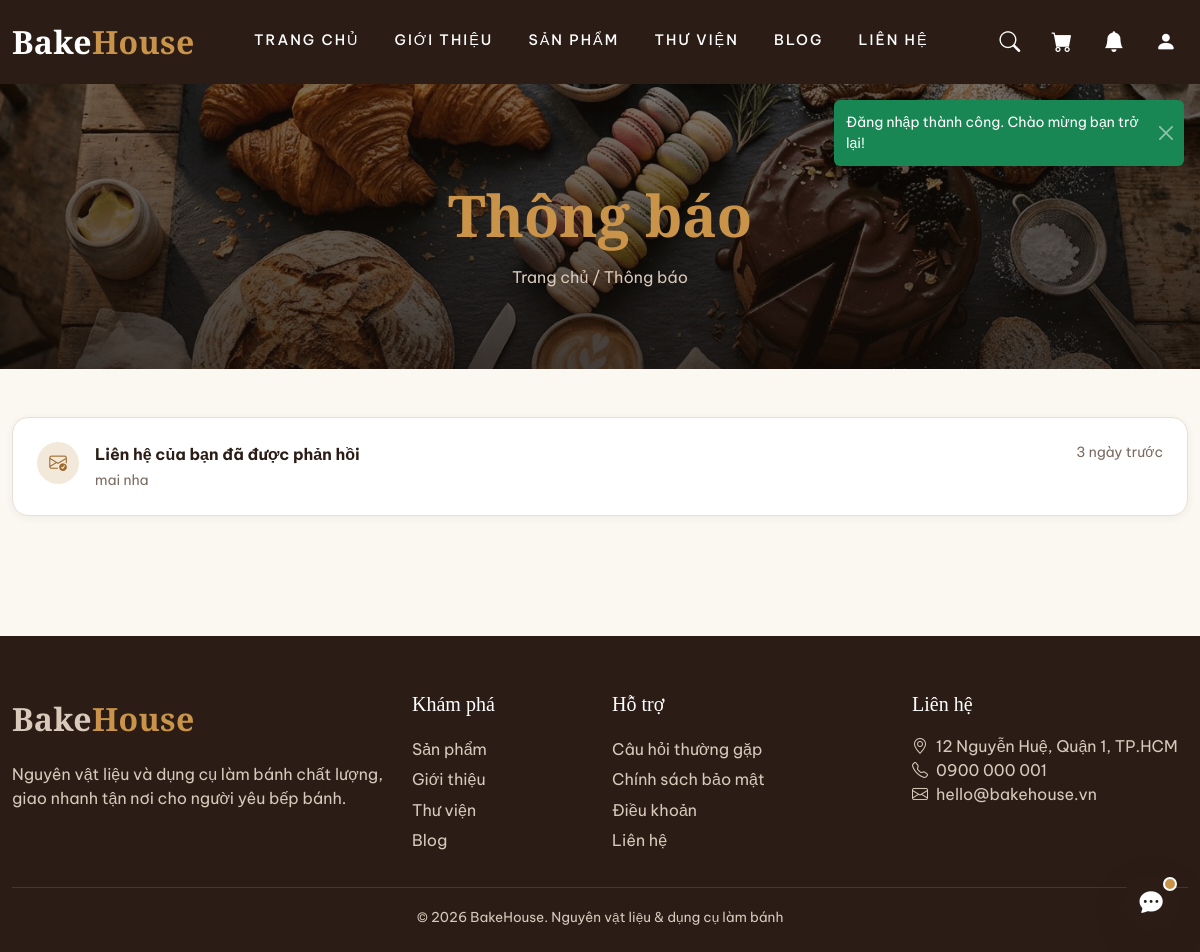
Page /notifications (signed in) on the committed database.
### tables this page shows
CREATE TABLE `notifications` (
  `id` bigint(20) UNSIGNED NOT NULL,
  `user_id` bigint(20) UNSIGNED NOT NULL,
  `type` varchar(40) NOT NULL,
  `title` varchar(190) NOT NULL,
  `message` varchar(255) DEFAULT NULL,
  `link` varchar(255) DEFAULT NULL,
  `is_read` tinyint(1) NOT NULL DEFAULT 0,
  `created_at` timestamp NOT NULL DEFAULT current_timestamp()
);

### src/Core/View.php (called while the page is built, shortened)
<?php
final class View
{
    private static array $shared = [];
    public static function render(string $view, array $data = [], ?string $layout = 'layouts.main'): string
    {
        $content = self::capture($view, $data);
        return self::capture($layout, array_merge($data, ['content' => $content]));
    }
    private static function capture(string $__view, array $data): string
    {
        $file = BASE_PATH . '/src/Views/' . str_replace('.', '/', $__view) . '.php';
        extract(array_merge(self::$shared, $data), EXTR_SKIP);
        try {
            require $file;
        } catch (\Throwable $e) {
            ob_end_clean();
            throw $e;
        }
        return (string) ob_get_clean();
    }
}

### src/Controllers/BaseController.php (called while the page is built, shortened)
<?php
abstract class BaseController
{
    protected function render(string $view, array $data = [], string $layout = 'layouts.main'): Response
    {
        return Response::html(View::render($view, $data, $layout));
    }
}

### src/Controllers/Client/NotificationController.php (called while the page is built, shortened)
<?php
final class NotificationController extends BaseController
{
    public function index(Request $request): Response
    {
        $userId = (int) Auth::id();
        $paginator = Paginator::fromRequest($request, $this->notifications->countForUser($userId), 15);
        $this->notifications->markAllRead($userId);
        return $this->render('client.notifications.index', [
            'title' => 'Thông báo',
            'rows' => $this->notifications->listForUser($userId, $paginator->getLimit(), $paginator->getOffset()),
            'paginator' => $paginator,
        ]);
    }
}

### src/Core/Router.php (called while the page is built, shortened)
<?php
final class Router
{
    private array $routes = [];
    private string $prefix = '';
    private array $groupMiddleware = [];
    public function group(string $prefix, array $middleware, callable $callback): void
    {
        $previousPrefix = $this->prefix;
        $previousMiddleware = $this->groupMiddleware;
        $this->prefix .= $prefix;
        $this->groupMiddleware = array_merge($this->groupMiddleware, $middleware);
        $this->prefix = $previousPrefix;
        $this->groupMiddleware = $previousMiddleware;
    }
    public function dispatch(Request $request): Response
    {
        $pathMatched = false;
        foreach ($this->routes as $route) {
            if (!preg_match($route['pattern'], $request->getPath(), $matches)) {
                continue;
            }
            $pathMatched = true;
            foreach ($route['middleware'] as $middlewareClass) {
                $middleware = is_string($middlewareClass) ? new $middlewareClass() : $middlewareClass;
                $response = $middleware->handle($request);
            }
            $params = array_filter($matches, 'is_string', ARRAY_FILTER_USE_KEY);
            return $this->invoke($route['handler'], $request, $params);
        }
        return ErrorHandler::render($pathMatched ? 405 : 404, $request);
    }
    private function add(string $method, string $path, array|callable $handler, array $middleware): void
    {
        $fullPath = '/' . trim($this->prefix . '/' . trim($path, '/'), '/');
        $pattern = preg_replace('#\{(\w+)\}#', '(?P<$1>[^/]+)', $fullPath);
        $this->routes[] = [
            'method' => $method,
            'pattern' => '#^' . $pattern . '$#u',
            'handler' => $handler,
            'middleware' => array_merge($this->groupMiddleware, $middleware),
        ];
    }
    private function invoke(array|callable $handler, Request $request, array $params): Response
    {
        if (is_array($handler)) {
            [$class, $action] = $handler;
            $result = (new $class())->$action($request, ...array_values($params));
        } else {
            $result = $handler($request, ...array_values($params));
        }
        if ($result instanceof Response) {
            return $result;
        }
        return Response::html((string) $result);
    }
}

### public/index.php (called while the page is built, shortened)
<?php
require_once BASE_PATH . '/src/Helpers/functions.php';
$request = Request::capture();
try {
    $router = new Router();
    $router->group('', [CsrfMiddleware::class], static function (Router $router): void {
        require BASE_PATH . '/routes/web.php';
        $router->group('/admin', [], static function (Router $router): void {
            require BASE_PATH . '/routes/admin.php';
        });
        $router->group('/api', [], static function (Router $router): void {
            require BASE_PATH . '/routes/api.php';
        });
    });
    $router->dispatch($request)->send();
} catch (Throwable $e) {
    ErrorHandler::logException($e);
    ErrorHandler::render(500, $request, $e)->send();
}

### src/Core/Database.php (called while the page is built, shortened)
<?php
final class Database
{
    private static ?PDO $connection = null;
    public static function connection(): PDO
    {
        if (self::$connection === null) {
            $dsn = sprintf(
                'mysql:host=%s;port=%d;dbname=%s;charset=utf8mb4',
                Env::get('DB_HOST', 'localhost'),
                Env::int('DB_PORT', 3306),
                Env::get('DB_DATABASE', 'webbakehouse')
            );
            self::$connection = new PDO(
                $dsn,
                (string) Env::get('DB_USERNAME', 'root'),
                (string) Env::get('DB_PASSWORD', ''),
                [
                    PDO::ATTR_ERRMODE => PDO::ERRMODE_EXCEPTION,
                    PDO::ATTR_DEFAULT_FETCH_MODE => PDO::FETCH_ASSOC,
                    PDO::ATTR_EMULATE_PREPARES => true,
                ]
            );
        }
        return self::$connection;
    }
}

### src/Repositories/BaseRepository.php (called while the page is built, shortened)
<?php
abstract class BaseRepository
{
    protected function db(): PDO
    {
        return Database::connection();
    }
    protected function fetchAll(string $sql, array $params = []): array
    {
        $stmt = $this->db()->prepare($sql);
        $this->bindAll($stmt, $params);
        $stmt->execute();
        return $stmt->fetchAll();
    }
    protected function fetchOne(string $sql, array $params = []): ?array
    {
        $stmt = $this->db()->prepare($sql);
        $this->bindAll($stmt, $params);
        $stmt->execute();
        $row = $stmt->fetch();
        return $row === false ? null : $row;
    }
    protected function fetchValue(string $sql, array $params = []): mixed
    {
        $stmt = $this->db()->prepare($sql);
        $this->bindAll($stmt, $params);
        $stmt->execute();
        return $stmt->fetchColumn();
    }
    protected function execute(string $sql, array $params = []): int
    {
        $stmt = $this->db()->prepare($sql);
        $this->bindAll($stmt, $params);
        $stmt->execute();
        return $stmt->rowCount();
    }
    private function bindAll(\PDOStatement $stmt, array $params): void
    {
        foreach ($params as $key => $value) {
            $name = is_int($key) ? $key + 1 : (str_starts_with((string) $key, ':') ? $key : ':' . $key);
            $type = match (true) {
                is_int($value) => PDO::PARAM_INT,
                is_bool($value) => PDO::PARAM_BOOL,
                $value === null => PDO::PARAM_NULL,
                default => PDO::PARAM_STR,
            };
            $stmt->bindValue($name, $value, $type);
        }
    }
}

### src/Repositories/NotificationRepository.php (called while the page is built, shortened)
<?php
final class NotificationRepository extends BaseRepository
{
    public function listForUser(int $userId, int $limit, int $offset): array
    {
        return $this->fetchAll(
            'SELECT * FROM notifications WHERE user_id = :uid ORDER BY id DESC LIMIT :limit OFFSET :offset',
            ['uid' => $userId, 'limit' => $limit, 'offset' => $offset]
        );
    }
    public function countForUser(int $userId): int
    {
        return (int) $this->fetchValue('SELECT COUNT(*) FROM notifications WHERE user_id = ?', [$userId]);
    }
    public function markAllRead(int $userId): void
    {
        $this->execute('UPDATE notifications SET is_read = 1 WHERE user_id = ? AND is_read = 0', [$userId]);
    }
}

### src/Core/Auth.php (called while the page is built, shortened)
<?php
final class Auth
{
    private static ?array $user = null;
    private static bool $loaded = false;
    public static function id(): ?int
    {
        $user = self::user();
        return $user === null ? null : (int) $user['id'];
    }
    public static function user(): ?array
    {
        if (!self::$loaded) {
            self::$loaded = true;
            $id = Session::get(self::SESSION_KEY);
            if ($id !== null) {
                try {
                    $user = (new UserRepository())->findById((int) $id);
                } catch (\Throwable) {
                    return null;
                }
                if ($user !== null && (int) $user['is_active'] === 1) {
                    self::$user = $user;
                } else {
                    Session::remove(self::SESSION_KEY);
                }
            }
        }
        return self::$user;
    }
    public static function check(): bool
    {
        return self::user() !== null;
    }
}

### src/Core/Env.php (called while the page is built, shortened)
<?php
final class Env
{
    public static function get(string $key, ?string $default = null): ?string
    {
        $value = $_ENV[$key] ?? getenv($key);
        return ($value === false || $value === null || $value === '') ? $default : (string) $value;
    }
    public static function int(string $key, int $default = 0): int
    {
        $value = self::get($key);
        return $value === null ? $default : (int) $value;
    }
}

### src/Repositories/UserRepository.php (called while the page is built, shortened)
<?php
final class UserRepository extends BaseRepository
{
    public function findById(int $id): ?array
    {
        return $this->fetchOne(self::SELECT . ' WHERE u.id = ?', [$id]);
    }
}

### src/Middleware/AuthMiddleware.php (called while the page is built, shortened)
<?php
final class AuthMiddleware implements MiddlewareInterface
{
    public function handle(Request $request): ?Response
    {
        if (Auth::check()) {
            return null;
        }
        return Response::redirect(url('/login'));
    }
}

### src/Core/Session.php (called while the page is built, shortened)
<?php
final class Session
{
    public static function get(string $key, mixed $default = null): mixed
    {
        return $_SESSION[$key] ?? $default;
    }
}

### src/Core/Request.php (called while the page is built, shortened)
<?php
final class Request
{
    public function getPath(): string
    {
        return $this->path;
    }
    public function getQuery(string $key, mixed $default = null): mixed
    {
        return $this->query[$key] ?? $default;
    }
    public function getAllQuery(): array
    {
        return $this->query;
    }
}

### src/Core/Paginator.php (called while the page is built, shortened)
<?php
final class Paginator
{
    private readonly int $currentPage;
    public function __construct(
        private readonly int $totalItems,
        private readonly int $perPage = 9,
        int $currentPage = 1,
        private readonly array $query = [],
        private readonly string $path = ''
    ) {
        $this->totalPages = max(1, (int) ceil($this->totalItems / max(1, $this->perPage)));
        $this->currentPage = min(max(1, $currentPage), $this->totalPages);
    }
    public static function fromRequest(Request $request, int $totalItems, int $perPage = 9): self
    {
        return new self(
            $totalItems,
            $perPage,
            (int) $request->getQuery('page', 1),
            $request->getAllQuery(),
            $request->getPath()
        );
    }
    public function getOffset(): int
    {
        return ($this->currentPage - 1) * $this->perPage;
    }
    public function getLimit(): int
    {
        return $this->perPage;
    }
}

### src/Helpers/functions.php (called while the page is built, shortened)
<?php
if (!function_exists('e')) {
    function e(mixed $value): string
    {
        return htmlspecialchars((string) $value, ENT_QUOTES | ENT_SUBSTITUTE, 'UTF-8');
    }
}
if (!function_exists('notification_icon')) {
    function notification_icon(string $type): string
    {
        return match ($type) {
            'order_placed' => 'bi-bag-check',
            'order_processing' => 'bi-clipboard-check',
            'order_shipped' => 'bi-truck',
            'order_delivered' => 'bi-check-circle',
            'review_reminder' => 'bi-star',
            'contact_replied' => 'bi-envelope-check',
            'review_replied' => 'bi-chat-left-text',
            default => 'bi-bell',
        };
    }
}
if (!function_exists('time_ago')) {
    function time_ago(string $datetime): string
    {
        $diff = time() - strtotime($datetime);
        if ($diff < 2592000) {
            return intdiv($diff, 86400) . ' ngày trước';
        }
        return date('d/m/Y', strtotime($datetime));
    }
}

### src/Views/client/notifications/index.php (the view, shortened to what this page needs)
<div class="container py-5">
<?php if ($rows === []) : ?>
    <div class="bh-panel text-center py-5"><p class="mb-0">Bạn chưa có thông báo nào.</p></div>
<?php else : ?>
    <?php foreach ($rows as $n) :
        $rawLink = trim((string) ($n['link'] ?? ''));
        $tag = $rawLink !== '' ? 'a' : 'div';
        $resolvedLink = $rawLink === '' ? '' : (preg_match('#^https?://#i', $rawLink) ? $rawLink : url(ltrim($rawLink, '/')));
        $href = $resolvedLink !== '' ? ' href="' . e($resolvedLink) . '"' : ''; ?>
        <<?= $tag ?> class="bh-panel bh-notif mb-3"<?= $href ?>>
            <span class="bh-notif__icon"><i class="bi <?= e(notification_icon((string) $n['type'])) ?>"></i></span>
            <div class="flex-grow-1 min-w-0">
                <div class="d-flex justify-content-between gap-2 flex-wrap">
                    <strong><?= e($n['title']) ?></strong>
                    <small class="bh-muted"><?= e(time_ago((string) $n['created_at'])) ?></small>
                </div>
                <?php if ($n['message'] !== null && $n['message'] !== '') : ?>
                    <p class="mb-0 mt-1 small bh-muted"><?= e($n['message']) ?></p>
                <?php endif; ?>
            </div>
        </<?= $tag ?>>
    <?php endforeach; ?>
<?php endif; ?>
</div>

### public/assets/css/tokens.css (style rules this page uses)
:root { --bh-color-espresso: #2b1d16; --bh-color-caramel: #c9944a; --bh-color-caramel-text: #a0692a; --bh-color-rust: #9b4a1b; --bh-color-cream: #fbf8f2; --bh-color-border: #eadfd3; --bh-color-muted: #7a6a5f; --bh-color-success: #2fae60; --bh-color-success-dark: #1e7d46; --bh-color-danger: #d9534f; --bh-font-heading: "Playfair Display", serif; --bh-font-body: "Be VietNam Pro", sans-serif; --bh-radius-md: 12px; --bh-radius-lg: 16px; --bh-shadow-sm: 0 2px 8px rgba(43, 29, 22, .06); }

### public/assets/css/app.css (style rules this page uses)
html { scroll-behavior: smooth; }
body { font-family: var(--bh-font-body); background: var(--bh-color-cream); color: var(--bh-color-espresso); }
a { color: var(--bh-color-rust); }
.container { max-width: 1200px; }
.bh-muted { color: var(--bh-color-muted); }
.bh-panel { background: #fff; border: 1px solid var(--bh-color-border); border-radius: var(--bh-radius-lg); box-shadow: var(--bh-shadow-sm); padding: 1.5rem; }
.bh-notif { display: flex; gap: 1rem; align-items: flex-start; color: inherit; text-decoration: none; transition: border-color .15s; }
.bh-notif__icon { flex-shrink: 0; width: 42px; height: 42px; border-radius: 50%; display: grid; place-items: center; background: #f3e9db; color: var(--bh-color-caramel-text); font-size: 1.1rem; }

### rows in the picture
notifications: title "Liên hệ của bạn đã được phản hồi", created_at "3 ngày trước", message "mai nha"

### other values in the picture
$label "TRANG CHỦ"
$label "GIỚI THIỆU"
$label "SẢN PHẨM"
$label "THƯ VIỆN"
$label "BLOG"
$label "LIÊN HỆ"
$heroTitle "Thông báo"
$label "Trang chủ"
$label "Thông báo"
lang('app.tagline') "Nguyên vật liệu & dụng cụ làm bánh"
